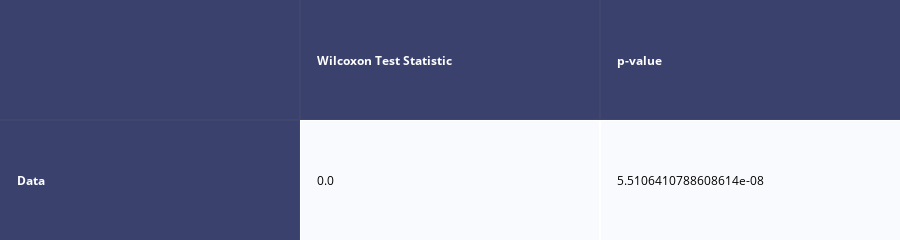

The cell this chart's notebook holds for it:
### Markdown cell above
The test statistic for the Wilcoxon Signed Rank Test is W, defined as the smaller of W+ and W- which are the sums of the positive and negative ranks, respectively. 

Since all the differences are positive, W+ = 37 (no. of archives collected) and W- = 0. The smaller of these values is 0.Thus, w = 0.0.

### Code cell
matrix = [
    ['', 'Wilcoxon Test Statistic', 'p-value'],
    ['Data', w, p/2]
]

table = create_table(matrix, index=True)
table.show()

### Figure 1 — Plotly figure (JSON) as saved in the notebook; plotly's stock layout.template omitted (floating-point values rounded to 4 significant figures)
{"data": [{"colorscale": [[0, "#00083e"], [0.5, "#ededee"], [1, "#ffffff"]], "hoverinfo": "none", "opacity": 0.75, "showscale": false, "type": "heatmap", "z": [[0, 0, 0], [0, 0.5, 0.5]]}], "layout": {"annotations": [{"align": "left", "font": {"color": "#ffffff"}, "showarrow": false, "text": "<b></b>", "x": -0.45, "xanchor": "left", "xref": "x", "y": 0, "yref": "y"}, {"align": "left", "font": {"color": "#ffffff"}, "showarrow": false, "text": "<b>Wilcoxon Test Statistic</b>", "x": 0.55, "xanchor": "left", "xref": "x", "y": 0, "yref": "y"}, {"align": "left", "font": {"color": "#ffffff"}, "showarrow": false, "text": "<b>p-value</b>", "x": 1.55, "xanchor": "left", "xref": "x", "y": 0, "yref": "y"}, {"align": "left", "font": {"color": "#ffffff"}, "showarrow": false, "text": "<b>Data</b>", "x": -0.45, "xanchor": "left", "xref": "x", "y": 1, "yref": "y"}, {"align": "left", "font": {"color": "#000000"}, "showarrow": false, "text": "0.0", "x": 0.55, "xanchor": "left", "xref": "x", "y": 1, "yref": "y"}, {"align": "left", "font": {"color": "#000000"}, "showarrow": false, "text": "5.5106410788608614e-08", "x": 1.55, "xanchor": "left", "xref": "x", "y": 1, "yref": "y"}], "height": 110, "margin": {"b": 0, "l": 0, "r": 0, "t": 0}, "xaxis": {"dtick": 1, "gridwidth": 2, "showticklabels": false, "tick0": -0.5, "ticks": "", "zeroline": false}, "yaxis": {"autorange": "reversed", "dtick": 1, "gridwidth": 2, "showticklabels": false, "tick0": 0.5, "ticks": "", "zeroline": false}}}
